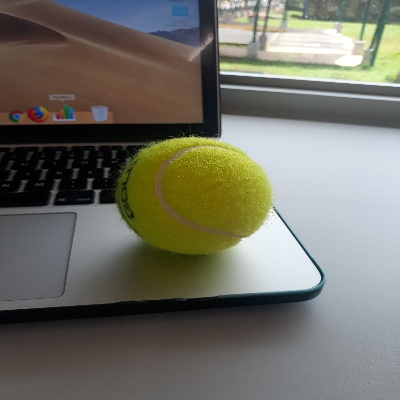
#> input picture input/20190729_130309.jpg, 400 x 400 px; its folder holds only this picture in this run
$ python resize_prefix_img.py
#> lines starting #> are read from the running program, lines starting #| are printed output that depends on the picture
import glob
from PIL import Image
import  xml.etree.ElementTree as ET
import os

def updateCoordinate(actualSize,newSize,actualCoordinate):
    return round(actualCoordinate/actualSize * newSize)


def updateAnnotation(xmlfilename,newFilename,newH, newW):
    print(xmlfilename)
    print(newFilename)
    tree = ET.parse(xmlfilename)
    root = tree.getroot()
    filename = root.find('filename')
    filename.text = newFilename

    #get width and height
    height = root.find('size').find('height')
    width = root.find('size').find('width')

    # updateLabels xmin ymin xmax ymax
    objects = root.findall('object')
    print(objects)
    for bndBox in objects:
        bndBox = bndBox.find('bndbox')
        xmin = bndBox.find('xmin')
        xmax = bndBox.find('xmax')
        ymin = bndBox.find('ymin')
        ymax = bndBox.find('ymax')
        xmin.text = str(updateCoordinate(int(width.text), newW, int(xmin.text)))
        xmax.text = str(updateCoordinate(int(width.text), newW, int(xmax.text)))
        ymin.text = str(updateCoordinate(int(height.text), newH, int(ymin.text)))
        ymax.text = str(updateCoordinate(int(height.text), newH, int(ymax.text)))

    # update height and weight

    height.text = str(newH)
    width.text = str(newW)
    tree.write('./dataset/annotations/xmls/'+newFilename)

def changeformat(filename,format,index):
    return filename.split('.')[index]+'.'+format

def resize():
    class_name = 'robot_ball'
    #os.mkdir('resized')
    file_list = sorted(glob.glob('./input/*.jpg'))
    for idx,file_name in enumerate(file_list):
      im = Image.open(file_name)
#> im is the input picture: PIL image 400x400 RGB; mean R, G, B 113.4, 112.7, 102.1
      print(file_name)
      new_width  = 640
      new_height = 480
      im = im.resize((new_width, new_height))
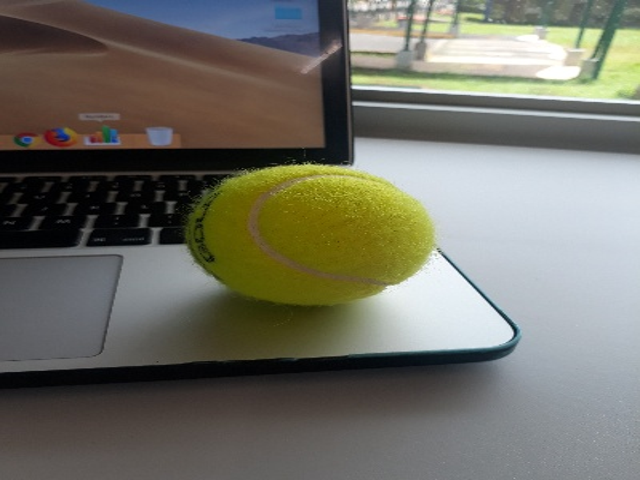
#> im: PIL image 640x480 RGB; mean R, G, B 113.4, 112.7, 102.1
      newFilename = class_name + '_' + str(idx+1).zfill(3) + '.jpg'
      im.save('./dataset/images/'+newFilename)
      updateAnnotation('.'+changeformat(file_name,'xml',1),changeformat(newFilename,'xml',0),new_height,new_width)

#> (the run stopped early here; a loop or call above may not have finished)

$ run again, on input/20190729_131209.jpg
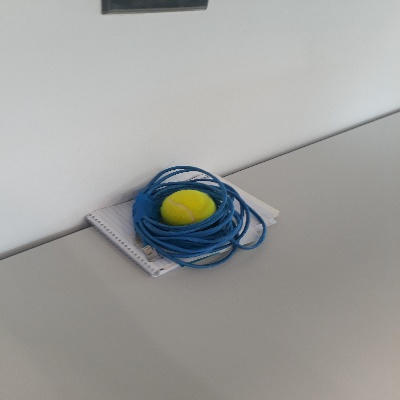
#> input picture input/20190729_131209.jpg, 400 x 400 px
#> in resize, im is the input picture: PIL image 400x400 RGB; mean R, G, B 159.7, 160.1, 157.9
#> in resize, `im = im.resize((new_width, new_height))`:
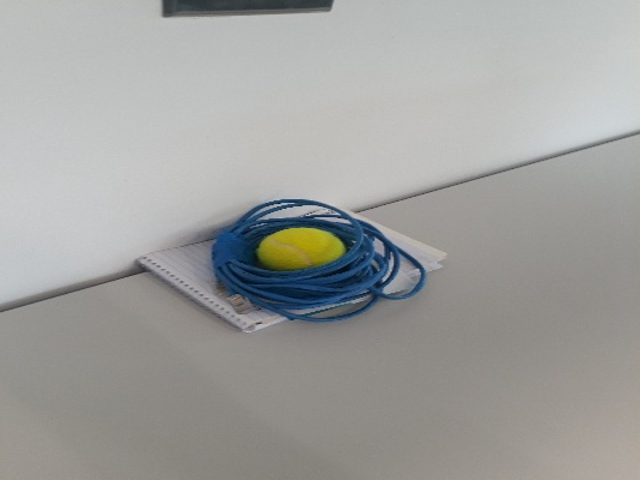
#> im: PIL image 640x480 RGB; mean R, G, B 159.7, 160.1, 157.9

$ run again, on input/20190729_131340.jpg
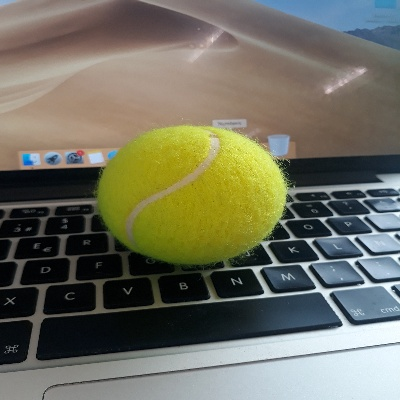
#> input picture input/20190729_131340.jpg, 400 x 400 px
#> in resize, im is the input picture: PIL image 400x400 RGB; mean R, G, B 111.8, 111.6, 95.6
#> in resize, `im = im.resize((new_width, new_height))`:
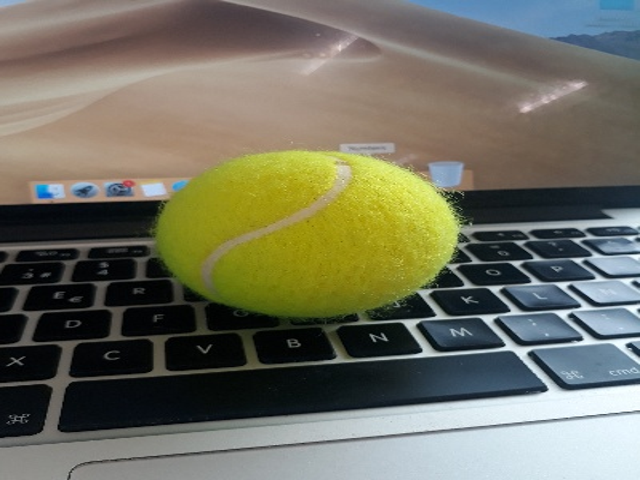
#> im: PIL image 640x480 RGB; mean R, G, B 111.8, 111.6, 95.6

$ run again, on input/20190729_153001.jpg
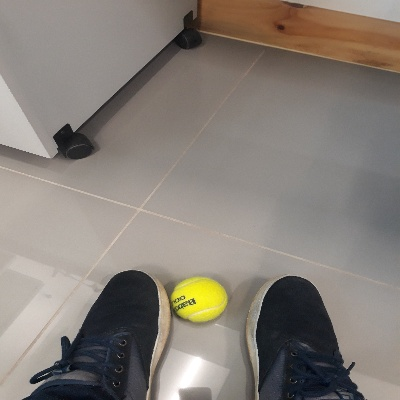
#> input picture input/20190729_153001.jpg, 400 x 400 px
#> in resize, im is the input picture: PIL image 400x400 RGB; mean R, G, B 133.8, 126.6, 119.1
#> in resize, `im = im.resize((new_width, new_height))`:
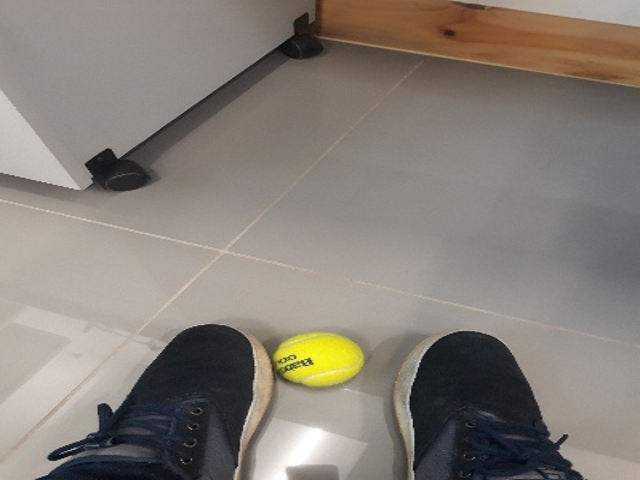
#> im: PIL image 640x480 RGB; mean R, G, B 133.8, 126.6, 119.1

$ run again, on input/20190729_130317.jpg
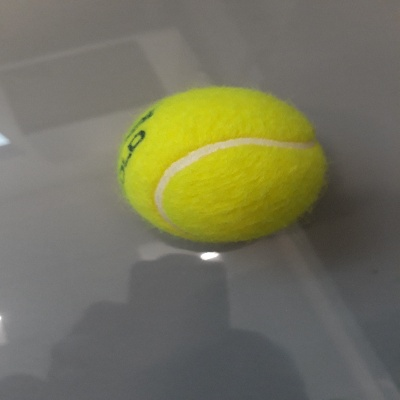
#> input picture input/20190729_130317.jpg, 400 x 400 px
#> in resize, im is the input picture: PIL image 400x400 RGB; mean R, G, B 115.3, 114.4, 91.2
#> in resize, `im = im.resize((new_width, new_height))`:
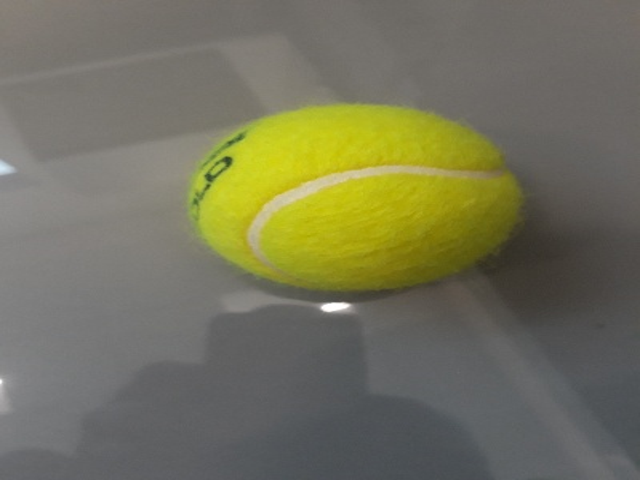
#> im: PIL image 640x480 RGB; mean R, G, B 115.3, 114.4, 91.2
